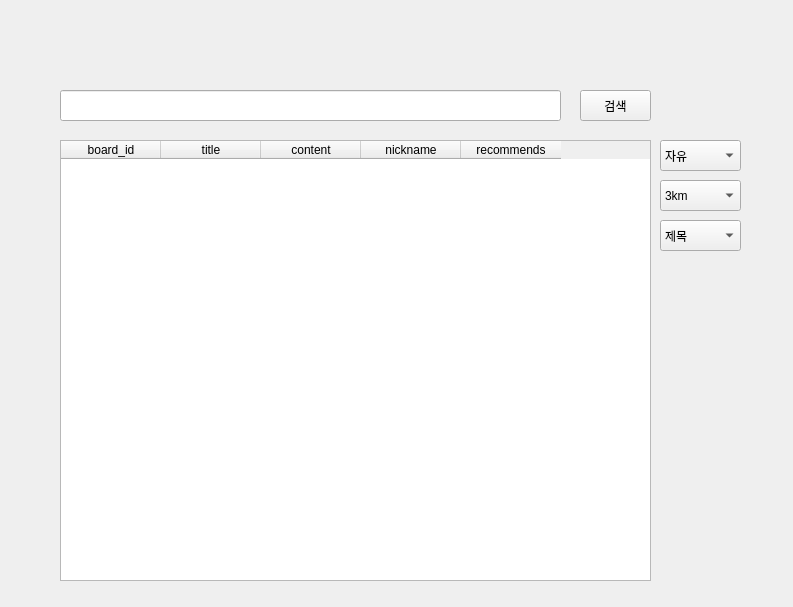
<?xml version="1.0" encoding="UTF-8"?>
<ui version="4.0">
 <class>Form</class>
 <widget class="QWidget" name="Form">
  <property name="geometry">
   <rect>
    <x>0</x>
    <y>0</y>
    <width>793</width>
    <height>607</height>
   </rect>
  </property>
  <property name="windowTitle">
   <string>Form</string>
  </property>
  <widget class="QTableWidget" name="boardList">
   <property name="geometry">
    <rect>
     <x>60</x>
     <y>140</y>
     <width>591</width>
     <height>441</height>
    </rect>
   </property>
   <property name="editTriggers">
    <set>QAbstractItemView::NoEditTriggers</set>
   </property>
   <column>
    <property name="text">
     <string>board_id</string>
    </property>
   </column>
   <column>
    <property name="text">
     <string>title</string>
    </property>
   </column>
   <column>
    <property name="text">
     <string>content</string>
    </property>
   </column>
   <column>
    <property name="text">
     <string>nickname</string>
    </property>
   </column>
   <column>
    <property name="text">
     <string>recommends</string>
    </property>
   </column>
  </widget>
  <widget class="QLineEdit" name="searchTextLabel">
   <property name="geometry">
    <rect>
     <x>60</x>
     <y>90</y>
     <width>501</width>
     <height>31</height>
    </rect>
   </property>
  </widget>
  <widget class="QPushButton" name="searchButton">
   <property name="geometry">
    <rect>
     <x>580</x>
     <y>90</y>
     <width>71</width>
     <height>31</height>
    </rect>
   </property>
   <property name="text">
    <string>검색</string>
   </property>
  </widget>
  <widget class="QComboBox" name="categoryComboBox">
   <property name="geometry">
    <rect>
     <x>660</x>
     <y>140</y>
     <width>81</width>
     <height>31</height>
    </rect>
   </property>
   <item>
    <property name="text">
     <string>자유</string>
    </property>
   </item>
   <item>
    <property name="text">
     <string>취미</string>
    </property>
   </item>
   <item>
    <property name="text">
     <string>연애</string>
    </property>
   </item>
   <item>
    <property name="text">
     <string>고민</string>
    </property>
   </item>
  </widget>
  <widget class="QComboBox" name="distanceComboBox">
   <property name="geometry">
    <rect>
     <x>660</x>
     <y>180</y>
     <width>81</width>
     <height>31</height>
    </rect>
   </property>
   <item>
    <property name="text">
     <string>3km</string>
    </property>
   </item>
   <item>
    <property name="text">
     <string>5km</string>
    </property>
   </item>
   <item>
    <property name="text">
     <string>10km</string>
    </property>
   </item>
   <item>
    <property name="text">
     <string>15km</string>
    </property>
   </item>
  </widget>
  <widget class="QComboBox" name="boundaryComboBox">
   <property name="geometry">
    <rect>
     <x>660</x>
     <y>220</y>
     <width>81</width>
     <height>31</height>
    </rect>
   </property>
   <item>
    <property name="text">
     <string>제목</string>
    </property>
   </item>
   <item>
    <property name="text">
     <string>작성자</string>
    </property>
   </item>
   <item>
    <property name="text">
     <string>내용</string>
    </property>
   </item>
  </widget>
 </widget>
 <resources/>
 <connections/>
</ui>
